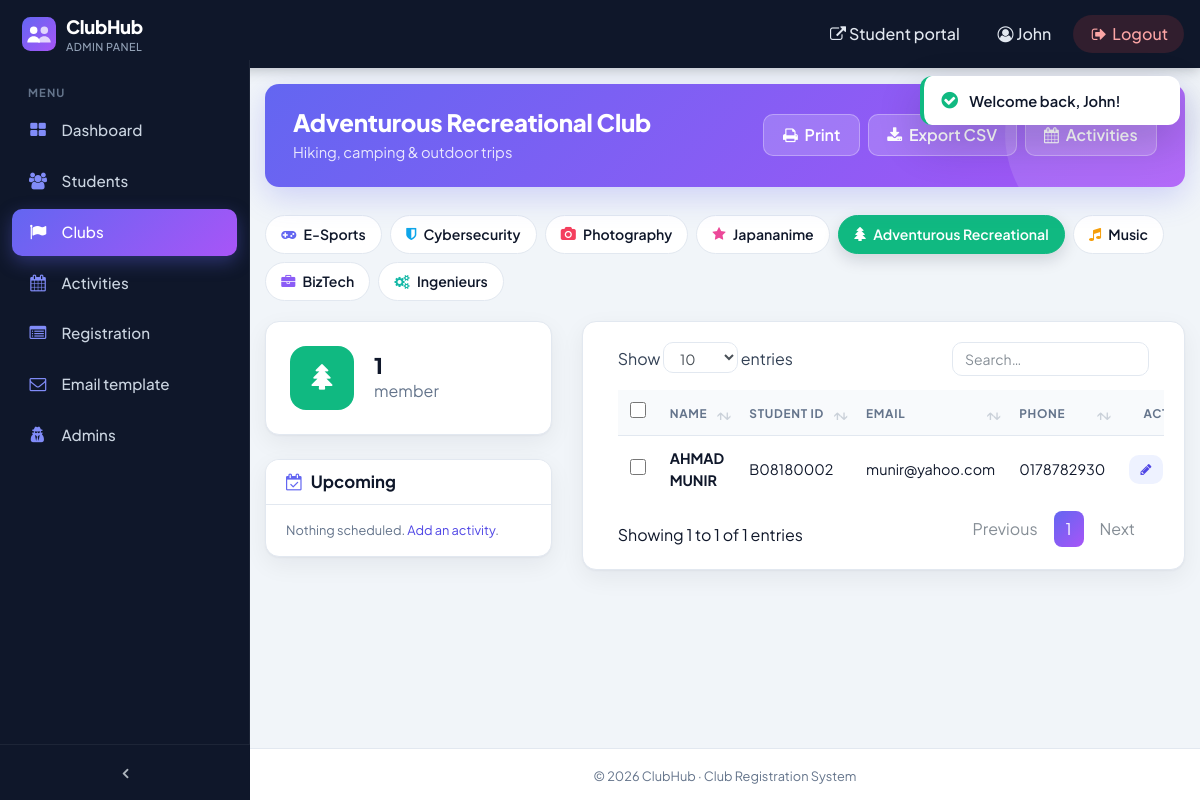
The page /club-unimy/form/club.php?type=advent (signed in) on the database as committed earlier.
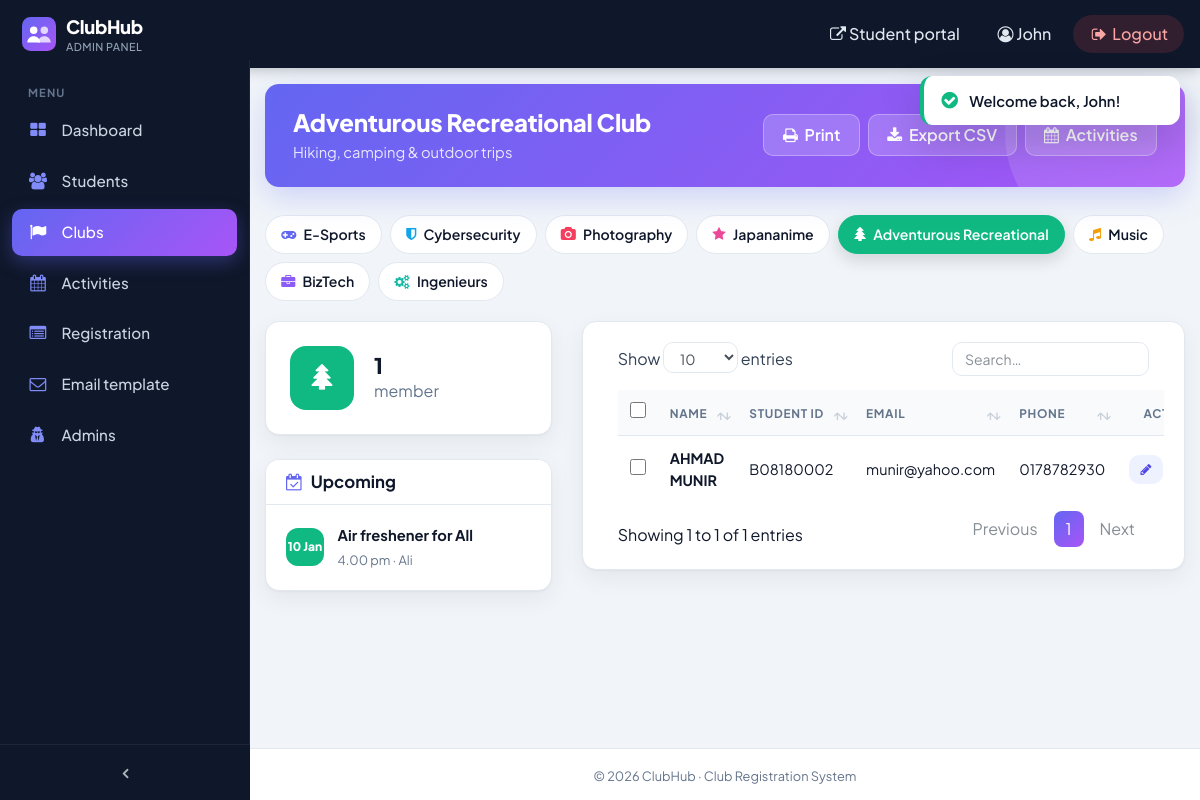
The same page on the database as committed later.
### tables this page shows
CREATE TABLE `user` (
  `id_user` int(100) NOT NULL,
  `name_user` varchar(200) NOT NULL,
  `studentid_user` varchar(200) NOT NULL,
  `email_user` varchar(200) NOT NULL,
  `phone_user` varchar(200) NOT NULL,
  `club_user` varchar(200) NOT NULL,
  `created_at` timestamp NOT NULL DEFAULT CURRENT_TIMESTAMP
);

CREATE TABLE `club_activity` (
  `club_id` int(11) NOT NULL,
  `club_image` varchar(200) NOT NULL,
  `club_content` varchar(200) NOT NULL,
  `club_content_2` varchar(200) NOT NULL,
  `club_date` varchar(200) NOT NULL,
  `club_time` varchar(200) NOT NULL,
  `club_contact` varchar(200) NOT NULL,
  `club_name` varchar(200) NOT NULL,
  `club_type` varchar(200) NOT NULL
);

### club-unimy/lib/app.php (called while the page is built, shortened)
<?php
require_once APP_ROOT . '/config-mysqli.php';
mysqli_set_charset($conn, 'utf8mb4');
function db(): mysqli
{
    global $conn;
    return $conn;
}
function q(string $sql, array $params = [])
{
    $stmt = db()->prepare($sql);
    if ($params) {
        $stmt->bind_param(str_repeat('s', count($params)), ...array_map('strval', $params));
    }
    $stmt->execute();
    $res = $stmt->get_result();
    return $res === false ? true : $res;
}
function rows(string $sql, array $params = []): array
{
    return q($sql, $params)->fetch_all(MYSQLI_ASSOC);
}
function e($v): string
{
    return htmlspecialchars((string)$v, ENT_QUOTES, 'UTF-8');
}
function url(string $path): string
{
    $script = str_replace(DIRECTORY_SEPARATOR, '/', dirname(realpath($_SERVER['SCRIPT_FILENAME'])));
    $root = str_replace(DIRECTORY_SEPARATOR, '/', APP_ROOT);
    $rel = trim(substr($script, strlen($root)), '/');
    $depth = $rel === '' ? 0 : substr_count($rel, '/') + 1;
    return str_repeat('../', $depth) . $path;
}
function club_type_or_404(?string $type): string
{
    return $type;
}
function members_of(string $type): array
{
    return rows("SELECT * FROM user WHERE CONCAT(',', club_user) LIKE ? ORDER BY name_user", ['%,' . CLUBS[$type]['keyword'] . ',%']);
}

### club-unimy/form/club.php (the view, shortened to what the changed rows need)
<?php
require_once __DIR__ . '/../lib/layout.php';
$type = $_GET['type'] ?? '';
    ?>
    <?php
$type = club_type_or_404($type);
$club = CLUBS[$type];
$members = members_of($type);
$upcoming = rows("SELECT * FROM club_activity WHERE club_type = ? AND club_date >= CURDATE() ORDER BY club_date LIMIT 3", [$type]);
admin_header(
    $club['name'],
    $club['desc'],
    'clubs',
    '<a class="btn" href="print/print.php?type=' . $type . '" target="_blank"><i class="fa fa-print mr-1"></i> Print</a>
     <a class="btn" href="csv/csv.php?type=' . $type . '"><i class="fa fa-download mr-1"></i> Export CSV</a>
     <a class="btn" href="../activity/index.php?type=' . $type . '"><i class="fa fa-calendar mr-1"></i> Activities</a>'
);
?>
<div class="cb-club-tabs">
    <?php foreach (CLUBS as $t => $c) { ?>
    <a href="club.php?type=<?= $t ?>" class="<?= $t === $type ? 'active' : '' ?>" style="--c:<?= $c['color'] ?>">
        <i class="fa <?= $c['icon'] ?>"></i> <?= e($c['keyword']) ?>
    </a>
    <?php } ?>
</div>
<div class="row">
    <div class="col-lg-4 mb-4">
        <div class="card">
            <div class="card-body py-2">
                <?php if (!$upcoming) { ?>
                    <p class="cb-muted small my-2">Nothing scheduled. <a href="../activity/edit.php?type=<?= $type ?>">Add an activity</a>.</p>
                <?php } ?>
                <ul class="cb-list">
                    <?php foreach ($upcoming as $a) { ?>
                    <li>
                        <div class="cb-avatar-sm" style="background:<?= $club['color'] ?>;font-size:.75rem;line-height:1.05;text-align:center"><?= e(date("d\nM", strtotime($a['club_date']))) ?></div>
                        <div><strong><?= e($a['club_content']) ?></strong><small><?= e($a['club_time']) ?> · <?= e($a['club_name']) ?></small></div>
                    </li>
                    <?php } ?>
                </ul>
            </div>
        </div>
    </div>
    <div class="col-lg-8 mb-4">
        <div class="card">
            <div class="card-body">
                <div class="table-responsive">
                    <table class="table table-hover js-datatable" style="width:100%">
                        <thead>
                            <tr>
                                <th class="no-sort"><input type="checkbox" class="js-check-all" aria-label="Select all"></th>
                                <th>Name</th><th>Student ID</th><th>Email</th><th>Phone</th>
                                <th class="no-sort text-right">Actions</th>
                            </tr>
                        </thead>
                        <tbody>
                            <?php foreach ($members as $s) { ?>
                            <tr>
                                <td><input type="checkbox" class="js-check" value="<?= (int)$s['id_user'] ?>" aria-label="Select"></td>
                                <td class="font-weight-bold"><?= e(strtoupper($s['name_user'])) ?></td>
                                <td><?= e(strtoupper($s['studentid_user'])) ?></td>
                                <td><?= e($s['email_user']) ?></td>
                                <td><?= e($s['phone_user']) ?></td>
                                <td class="text-right text-nowrap">
                                    <a href="../edituser.php?id_user=<?= (int)$s['id_user'] ?>" class="btn btn-light-primary btn-sm"><i class="fa fa-pencil"></i></a>
                                </td>
                            </tr>
                            <?php } ?>
                        </tbody>
                    </table>
                </div>
            </div>
        </div>
    </div>
</div>
<?php admin_footer(); ?>

### club-unimy/lib/layout.php (shortened to what the changed rows need)
<?php
function nav_items(): array
{
    return [
        ['dashboard', 'Dashboard',        'fa-th-large',   'dashboard.php'],
        ['students',  'Students',         'fa-users',      'students.php'],
        ['clubs',     'Clubs',            'fa-flag',       'form/club.php'],
        ['activity',  'Activities',       'fa-calendar',   'activity/index.php'],
        ['register',  'Registration',     'fa-list-alt',   'forminfo.php'],
        ['email',     'Email template',   'fa-envelope-o', 'maklumatemail.php'],
        ['admins',    'Admins',           'fa-user-secret', 'admins.php'],
    ];
}
function admin_header(string $title, string $subtitle = '', string $active = '', string $actions = ''): void
{
    $u = 'url';
    ?>
<!DOCTYPE html>
<html lang="en">
<head>
    <link href="<?= $u('vendor/bootstrap/css/bootstrap.min.css') ?>" rel="stylesheet">
    <link href="<?= $u('vendor/font-awesome/css/font-awesome.min.css') ?>" rel="stylesheet">
    <link href="<?= $u('vendor/datatables/dataTables.bootstrap4.css') ?>" rel="stylesheet">
    <link href="<?= $u('css/sb-admin.css') ?>" rel="stylesheet">
    <link href="<?= $u('css/theme.css') ?>" rel="stylesheet">
</head>
<body class="fixed-nav sticky-footer bg-dark" id="page-top">
    <nav class="navbar navbar-expand-lg navbar-dark bg-dark fixed-top" id="mainNav">
        <div class="collapse navbar-collapse" id="navbarResponsive">
            <ul class="navbar-nav navbar-sidenav" id="exampleAccordion">
                <li class="nav-item">
                    <?php foreach (nav_items() as [$key, $label, $icon, $href]) { ?>
                    <a class="nav-link<?= $key === $active ? ' active' : '' ?>" href="<?= $u($href) ?>" title="<?= e($label) ?>">
                        <i class="fa <?= $icon ?>" aria-hidden="true"></i>
                        <span class="nav-link-text"><?= e($label) ?></span>
                    </a>
                    <?php } ?>
                </li>
            </ul>
        </div>
    </nav>
    <div class="content-wrapper">
        <div class="container-fluid">
<?php
}
function admin_footer(string $scripts = ''): void
{
    ?>
        </div>
    </div>
</body>
</html>
<?php
}

Rows that differ between the two databases and show on the page:
now on this page (row edited): club_activity: club_date "10 Jan", club_content "Air freshener for All", club_time "4.00 pm", club_name "Ali"
Other text that changed with them:
text no longer shown: "Nothing scheduled. Add an activity ."
